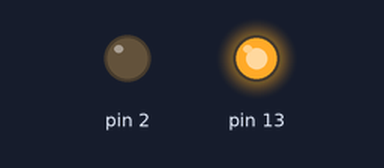
This sketch was run on a simulated Arduino Uno, built with avr-gcc and run on an emulated ATmega328P. Shown: output pins drawn as LEDs (lit = HIGH).

Above: at 0.5 s.
At 2.5 s:
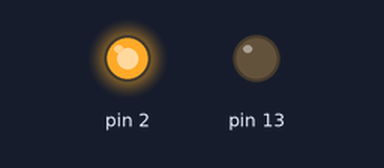
At 3.5 s:
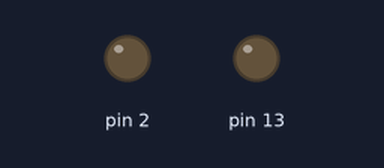
Timing chart, 0 to 5.2 s (numbered marks = the images above):
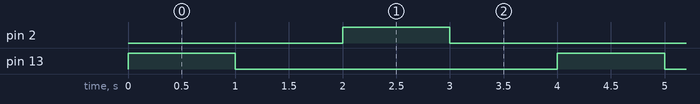

The sketch:

Blinking_Code.ino
```cpp
#define led 13

void setup()
{
pinMode(13,OUTPUT);
pinMode (2, OUTPUT);
}
void loop()
{
  digitalWrite (13, HIGH);
  delay(1000);
  digitalWrite (13, LOW);
  delay(1000);
   digitalWrite (2, HIGH);
  delay(1000);
  digitalWrite (2, LOW);
  delay(1000);
}
```

Measured:
- by itself, pin 2, pin 13: alternates HIGH for 1.0 s and LOW for 3.0 s
- by itself, everything shown: repeats every 4.0 s, in 4 steps
